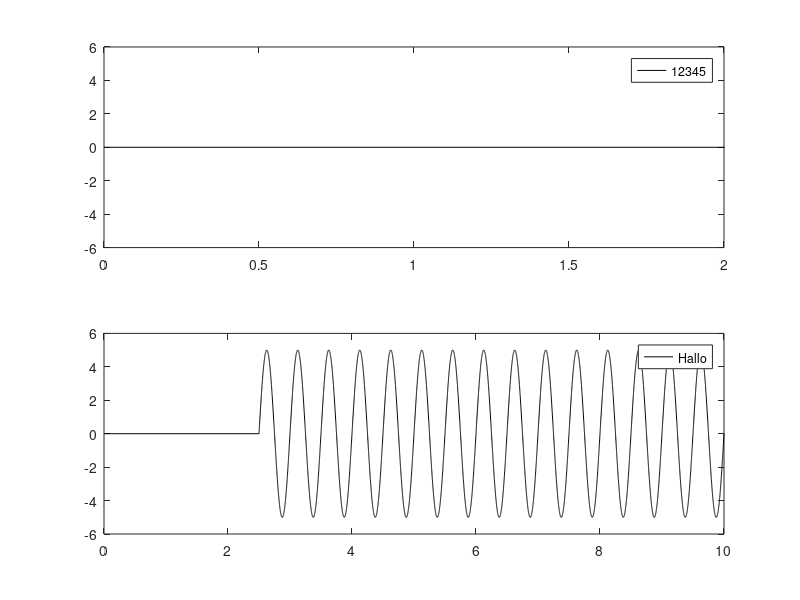

Here is the MATLAB script that generated this plot:
close all;

fi = figure(1)

subPl_one = subplot(2,1,1);
subLi(1) = line(subPl_one);

subPl_two = subplot(2,1,2);
subLi(2) = line(subPl_two);

t=0:0.001:10;
t(1:length(t)/4)=0;
s=5*sin(2*pi*2*t);

set(subPl_one,'box','on','units','pixels');
set(subPl_two,'box','on','units','pixels');

set(subLi(1),"xdata",t,"ydata",s);
set(subPl_one,"xlim",[0 2])

set(subLi(2),"xdata",t,"ydata",s);
set(subPl_two,"xlim",[0 10])

legend(subPl_one,"string","12345");
legend(subPl_two,"string","Hallo");





